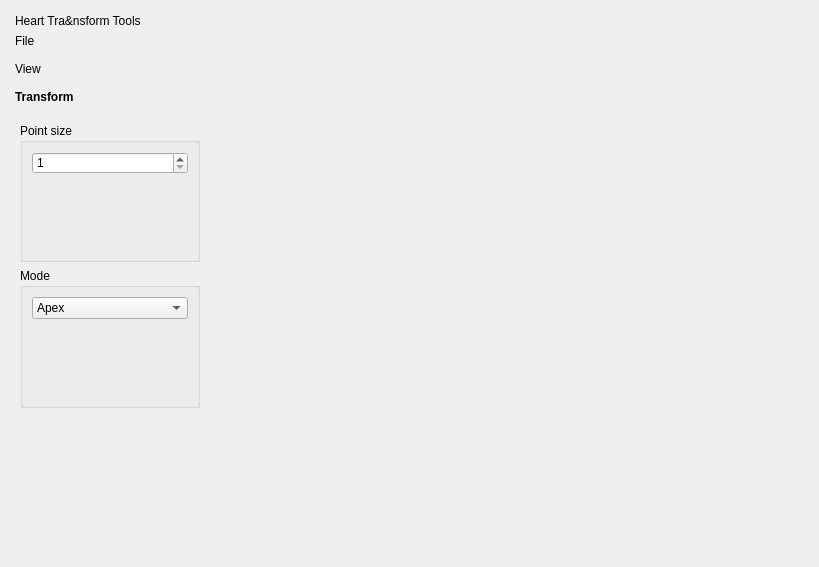
<?xml version="1.0" encoding="UTF-8"?>
<ui version="4.0">
 <class>HeartTransformWidget</class>
 <widget class="QWidget" name="HeartTransformWidget">
  <property name="geometry">
   <rect>
    <x>0</x>
    <y>0</y>
    <width>819</width>
    <height>567</height>
   </rect>
  </property>
  <property name="windowTitle">
   <string>Heart Transform</string>
  </property>
  <layout class="QHBoxLayout" name="horizontalLayout">
   <item>
    <widget class="QDockWidget" name="dockWidget">
     <property name="sizePolicy">
      <sizepolicy hsizetype="Preferred" vsizetype="Preferred">
       <horstretch>1</horstretch>
       <verstretch>0</verstretch>
      </sizepolicy>
     </property>
     <property name="styleSheet">
      <string notr="true">QToolBox::tab {
         background: qlineargradient(x1: 0, y1: 0, x2: 0, y2: 1,
                                     stop: 0 #E1E1E1, stop: 0.4 #DDDDDD,
                                     stop: 0.5 #D8D8D8, stop: 1.0 #D3D3D3);
         border-radius: 5px;
         color: black;
     }

     QToolBox::tab:selected { /* italicize selected tabs */
         font: bold;
         color: black;
     }
QToolBox {
    padding : 0
}</string>
     </property>
     <property name="floating">
      <bool>false</bool>
     </property>
     <property name="features">
      <set>QDockWidget::NoDockWidgetFeatures</set>
     </property>
     <property name="windowTitle">
      <string>Heart Tra&amp;nsform Tools</string>
     </property>
     <widget class="QWidget" name="dockWidgetContents">
      <layout class="QVBoxLayout" name="verticalLayout">
       <property name="leftMargin">
        <number>0</number>
       </property>
       <property name="topMargin">
        <number>0</number>
       </property>
       <property name="rightMargin">
        <number>0</number>
       </property>
       <property name="bottomMargin">
        <number>0</number>
       </property>
       <item>
        <widget class="QToolBox" name="toolBox">
         <property name="frameShape">
          <enum>QFrame::NoFrame</enum>
         </property>
         <property name="frameShadow">
          <enum>QFrame::Plain</enum>
         </property>
         <property name="currentIndex">
          <number>2</number>
         </property>
         <widget class="QWidget" name="pageFile">
          <property name="geometry">
           <rect>
            <x>0</x>
            <y>0</y>
            <width>197</width>
            <height>417</height>
           </rect>
          </property>
          <attribute name="label">
           <string>File</string>
          </attribute>
          <layout class="QVBoxLayout" name="verticalLayout_2">
           <item>
            <layout class="QHBoxLayout" name="horizontalLayout_4">
             <item>
              <widget class="QPushButton" name="pushButtonSave">
               <property name="text">
                <string>Save</string>
               </property>
              </widget>
             </item>
             <item>
              <spacer name="horizontalSpacer">
               <property name="orientation">
                <enum>Qt::Horizontal</enum>
               </property>
               <property name="sizeHint" stdset="0">
                <size>
                 <width>40</width>
                 <height>20</height>
                </size>
               </property>
              </spacer>
             </item>
            </layout>
           </item>
           <item>
            <layout class="QHBoxLayout" name="horizontalLayout_5">
             <item>
              <widget class="QPushButton" name="pushButtonLoad">
               <property name="text">
                <string>Load</string>
               </property>
              </widget>
             </item>
             <item>
              <spacer name="horizontalSpacer_3">
               <property name="orientation">
                <enum>Qt::Horizontal</enum>
               </property>
               <property name="sizeHint" stdset="0">
                <size>
                 <width>40</width>
                 <height>20</height>
                </size>
               </property>
              </spacer>
             </item>
            </layout>
           </item>
           <item>
            <spacer name="verticalSpacer_5">
             <property name="orientation">
              <enum>Qt::Vertical</enum>
             </property>
             <property name="sizeHint" stdset="0">
              <size>
               <width>20</width>
               <height>146</height>
              </size>
             </property>
            </spacer>
           </item>
           <item>
            <layout class="QHBoxLayout" name="horizontalLayout_3">
             <item>
              <widget class="QPushButton" name="pushButtonDone">
               <property name="text">
                <string>Done</string>
               </property>
              </widget>
             </item>
             <item>
              <spacer name="horizontalSpacer_4">
               <property name="orientation">
                <enum>Qt::Horizontal</enum>
               </property>
               <property name="sizeHint" stdset="0">
                <size>
                 <width>40</width>
                 <height>20</height>
                </size>
               </property>
              </spacer>
             </item>
            </layout>
           </item>
           <item>
            <spacer name="verticalSpacer">
             <property name="orientation">
              <enum>Qt::Vertical</enum>
             </property>
             <property name="sizeHint" stdset="0">
              <size>
               <width>20</width>
               <height>40</height>
              </size>
             </property>
            </spacer>
           </item>
          </layout>
         </widget>
         <widget class="QWidget" name="pageView">
          <property name="geometry">
           <rect>
            <x>0</x>
            <y>0</y>
            <width>197</width>
            <height>417</height>
           </rect>
          </property>
          <attribute name="label">
           <string>View</string>
          </attribute>
          <layout class="QVBoxLayout" name="verticalLayout_3">
           <item>
            <layout class="QHBoxLayout" name="horizontalLayout_2">
             <item>
              <widget class="QPushButton" name="pushButtonViewAll">
               <property name="text">
                <string>View All</string>
               </property>
              </widget>
             </item>
             <item>
              <spacer name="horizontalSpacer_2">
               <property name="orientation">
                <enum>Qt::Horizontal</enum>
               </property>
               <property name="sizeHint" stdset="0">
                <size>
                 <width>40</width>
                 <height>20</height>
                </size>
               </property>
              </spacer>
             </item>
            </layout>
           </item>
           <item>
            <layout class="QHBoxLayout" name="horizontalLayout_6">
             <item>
              <widget class="QPushButton" name="pushButtonHideAll">
               <property name="text">
                <string>Hide All</string>
               </property>
              </widget>
             </item>
             <item>
              <spacer name="horizontalSpacer_5">
               <property name="orientation">
                <enum>Qt::Horizontal</enum>
               </property>
               <property name="sizeHint" stdset="0">
                <size>
                 <width>40</width>
                 <height>20</height>
                </size>
               </property>
              </spacer>
             </item>
            </layout>
           </item>
           <item>
            <widget class="QListWidget" name="listWidget">
             <property name="sizePolicy">
              <sizepolicy hsizetype="Preferred" vsizetype="Expanding">
               <horstretch>1</horstretch>
               <verstretch>0</verstretch>
              </sizepolicy>
             </property>
             <property name="minimumSize">
              <size>
               <width>100</width>
               <height>0</height>
              </size>
             </property>
            </widget>
           </item>
           <item>
            <spacer name="verticalSpacer_2">
             <property name="orientation">
              <enum>Qt::Vertical</enum>
             </property>
             <property name="sizeHint" stdset="0">
              <size>
               <width>20</width>
               <height>238</height>
              </size>
             </property>
            </spacer>
           </item>
          </layout>
         </widget>
         <widget class="QWidget" name="pageSegmentation">
          <property name="geometry">
           <rect>
            <x>0</x>
            <y>0</y>
            <width>197</width>
            <height>417</height>
           </rect>
          </property>
          <attribute name="label">
           <string>Transform</string>
          </attribute>
          <layout class="QVBoxLayout" name="verticalLayout_5">
           <item>
            <widget class="QGroupBox" name="groupBox">
             <property name="sizePolicy">
              <sizepolicy hsizetype="Preferred" vsizetype="Preferred">
               <horstretch>0</horstretch>
               <verstretch>0</verstretch>
              </sizepolicy>
             </property>
             <property name="title">
              <string>Point size</string>
             </property>
             <layout class="QVBoxLayout" name="verticalLayout_4">
              <item>
               <widget class="QSpinBox" name="spinBoxPointSize">
                <property name="minimum">
                 <number>1</number>
                </property>
               </widget>
              </item>
              <item>
               <spacer name="verticalSpacer_3">
                <property name="orientation">
                 <enum>Qt::Vertical</enum>
                </property>
                <property name="sizeHint" stdset="0">
                 <size>
                  <width>20</width>
                  <height>40</height>
                 </size>
                </property>
               </spacer>
              </item>
             </layout>
            </widget>
           </item>
           <item>
            <widget class="QGroupBox" name="groupBox_2">
             <property name="sizePolicy">
              <sizepolicy hsizetype="Preferred" vsizetype="Preferred">
               <horstretch>0</horstretch>
               <verstretch>0</verstretch>
              </sizepolicy>
             </property>
             <property name="title">
              <string>Mode</string>
             </property>
             <layout class="QVBoxLayout" name="verticalLayout_6">
              <item>
               <widget class="QComboBox" name="comboBoxMode">
                <item>
                 <property name="text">
                  <string>Apex</string>
                 </property>
                </item>
                <item>
                 <property name="text">
                  <string>Base</string>
                 </property>
                </item>
                <item>
                 <property name="text">
                  <string>RV</string>
                 </property>
                </item>
               </widget>
              </item>
              <item>
               <spacer name="verticalSpacer_6">
                <property name="orientation">
                 <enum>Qt::Vertical</enum>
                </property>
                <property name="sizeHint" stdset="0">
                 <size>
                  <width>20</width>
                  <height>40</height>
                 </size>
                </property>
               </spacer>
              </item>
             </layout>
            </widget>
           </item>
           <item>
            <spacer name="verticalSpacer_4">
             <property name="orientation">
              <enum>Qt::Vertical</enum>
             </property>
             <property name="sizeHint" stdset="0">
              <size>
               <width>20</width>
               <height>40</height>
              </size>
             </property>
            </spacer>
           </item>
          </layout>
         </widget>
        </widget>
       </item>
      </layout>
     </widget>
    </widget>
   </item>
   <item>
    <widget class="TransformWidget" name="widgetZinc" native="true">
     <property name="sizePolicy">
      <sizepolicy hsizetype="Preferred" vsizetype="Preferred">
       <horstretch>3</horstretch>
       <verstretch>0</verstretch>
      </sizepolicy>
     </property>
    </widget>
   </item>
  </layout>
 </widget>
 <customwidgets>
  <customwidget>
   <class>TransformWidget</class>
   <extends>QWidget</extends>
   <header>transformwidget.h</header>
   <container>1</container>
  </customwidget>
 </customwidgets>
 <resources/>
 <connections/>
</ui>
